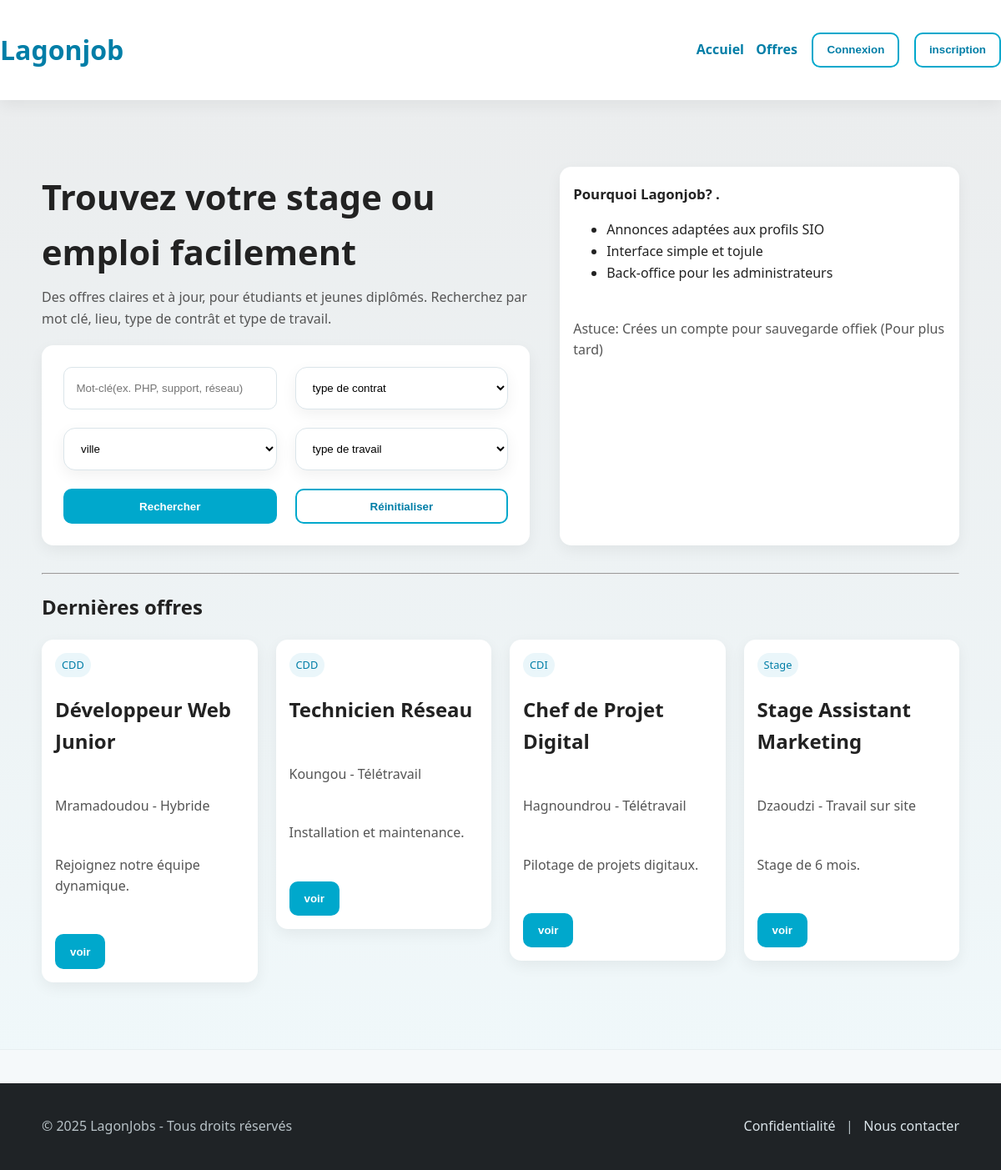
The page /Frontoffice/index.php on the database its author committed.
### tables this page shows
CREATE TABLE `offres` (
  `Id` int(11) NOT NULL,
  `Titre` varchar(256) NOT NULL,
  `Id_type_contrat` int(11) NOT NULL,
  `Id_mode_travail` int(11) NOT NULL,
  `Id_ville` int(11) NOT NULL,
  `Description` varchar(1000) NOT NULL,
  `Id_statut` int(11) NOT NULL,
  `Mission` varchar(1000) NOT NULL,
  `Profile` varchar(1000) NOT NULL,
  `Duree` varchar(1000) NOT NULL
);

CREATE TABLE `types_contrats` (
  `Id` int(11) NOT NULL,
  `Nom_type_contrat` varchar(128) NOT NULL
);

CREATE TABLE `villes` (
  `Id` int(11) NOT NULL,
  `Nom_ville` varchar(256) NOT NULL
);

CREATE TABLE `modes_travails` (
  `Id` int(11) NOT NULL,
  `Nom_mode_travail` varchar(128) NOT NULL
);

### Frontoffice/fonctions.php (called while the page is built, shortened)
<?php
require_once(__DIR__ . '/connexionBDD.php');
$selectOffre='SELECT of.Id, of.Titre, of.Description, tc.Nom_type_contrat, mt.Nom_mode_travail, vl.Nom_ville, st.Statut, of.Mission, of.Profile, of.Duree FROM offres of
JOIN types_contrats tc ON of.Id_type_contrat = tc.Id
JOIN modes_travails mt ON of.Id_mode_travail = mt.Id
JOIN statuts st ON of.Id_statut = st.Id
JOIN villes vl ON of.Id_ville = vl.Id';
$selection_Offre=$mysqlClient->prepare($selectOffre);
$selection_Offre->execute();
$listeOffre=$selection_Offre->fetchAll();
?>

### Frontoffice/index.php (the view, shortened to what this page needs)
<?php
require_once(__DIR__ . '/fonctions.php');
?>
<!DOCTYPE html>
<html lang="en">
<head>
    <link rel="stylesheet" href="style.css">
</head>
<body>
    <?php require(__DIR__.'/header.php')?>
    <main class="hero">
        <div class="container">
            <div class="grid cards">
                <div>
                    <h1>Trouvez votre stage ou emploi facilement</h1>
                    <p>Des offres claires et à jour, pour étudiants et jeunes diplômés. Recherchez par mot clé, lieu, type de contrât et type de travail. </p>
                    <form action="offres.php" method="post" class="form cards .search-inline ">
                        <input type="text" name="mots_cles" placeholder="Mot-clé(ex. PHP, support, réseau)">
                        <select name="type" class="card">
                            <option value="">type de contrat</option>
                        </select>
                        <select name="ville" class="card">
                            <option value="">ville</option>
                        </select>
                        <select name="mode" class="card">
                            <option value="">type de travail</option>
                        </select>
                        <button type="submit" class="btn">Rechercher</button>
                        <button type="button" class="btn btn-outline" onclick="window.location.href='index.php'">Réinitialiser</button>
                    </form>
                </div>
                <div class="card">
                    <h3>Pourquoi Lagonjob? .</h3>
                    <ul>
                        <li>
                            Annonces adaptées aux profils SIO
                        </li>
                        <li>
                            Interface simple et tojule
                        </li>
                        <li>
                            Back-office pour les administrateurs
                        </li>
                    </ul><br>
                    <p>Astuce: Crées un compte pour sauvegarde offiek (Pour plus tard)</p>
                </div>
            </div><br>
            <hr>
            <div class="container">
                <h2>Dernières offres</h2>
                <div class="cards">
                    <?php for ($i=0; $i <4 ; $i++) { ?>
                        <div class="">
                            <article class="card">
                                <span class="badge"><?php echo $listeOffre[$i]['Nom_type_contrat']?></span><br>
                                <h2><?php echo $listeOffre[$i]['Titre'] ?></h2><br>
                                <p><?php echo $listeOffre[$i]['Nom_ville'].' - '. $listeOffre[$i]['Nom_mode_travail'] ?></p><br>
                                <p><?php echo $listeOffre[$i]['Description'] ?></p><br>
                                <form action="detailoffre.php" method="post">
                                    <button type="submit" class="btn">voir</button>
                                </form>
                            </article>
                        </div>
                    <?php } ?>
                </div>
            </div>
        </div>
    </main>
</body>
<footer class="site-footer">
    <div class="container footer-inner">
        <div>
        © 2025 LagonJobs - Tous droits réservés
        </div>
        <div>
        <a href="">Confidentialité</a> &nbsp; | &nbsp;
        <a href="contact.php">Nous contacter</a>
        </div>
    </div>
</footer>
</html>

### Frontoffice/style.css (style rules this page uses)
:root { --lagon:#00A8CC; --lagon-dark:#007EA7; --bg:#F5F9FA; --text:#222222; --text-2:#555555; --success:#4CAF50; --error:#E63946; --card:#ffffff; --shadow:0 6px 18px rgba(0,0,0,.06); --radius:14px; --radius-sm:10px; --space:clamp(14px, 2.8vw, 22px); }
* { box-sizing:border-box }
html,body { margin:0;padding:0 }
body { font-family: system-ui, -apple-system, "Segoe UI", Roboto, "Helvetica Neue", Arial, "Noto Sans", "Liberation Sans", sans-serif; color:var(--text); background:var(--bg); line-height:1.6; }
.container { width:min(1100px, 92vw); margin:auto }
a { color:var(--lagon-dark); text-decoration:none }
.btn { background:var(--lagon); color:#fff; padding:.7rem 1rem; border-radius:10px; display:inline-block; font-weight:600; border:2px solid var(--lagon); transition:all .2s ease; }
.btn-outline { background:transparent; color:var(--lagon-dark) }
.hero { padding: clamp(40px, 8vw, 80px) 0; background: linear-gradient(180deg, #ebedee 0%, rgba(232,246,250,0.4) 100%); border-bottom:1px solid #e7eef1; }
.hero .grid { display:grid; grid-template-columns: 1.1fr .9fr; gap:clamp(18px, 4vw, 36px); }
.hero h1 { font-size:clamp(1.8rem, 4vw, 2.6rem); margin:.2rem 0 .5rem 0 }
.hero p { color:var(--text-2); margin:0 0 1.2rem 0 }
.hero .card { background:var(--card); padding:1rem; border-radius:var(--radius); box-shadow:var(--shadow); }
.cards { display:grid; grid-template-columns: repeat(auto-fill,minmax(250px,1fr)); gap:clamp(14px, 2.4vw, 22px) }
.card { background:var(--card); padding:1rem; border-radius:var(--radius); box-shadow:var(--shadow); }
.card h3 { margin:.3rem 0 .35rem 0; font-size:1.05rem }
.badge { display:inline-block; font-size:.8rem; background:#eaf6fa; color:var(--lagon-dark); padding:.25rem .5rem; border-radius:999px; margin-right:.35rem }
.site-footer { background:#1f2326; color:#b8c2c7; margin-top: 40px; }
.footer-inner { display:flex; justify-content:space-between; align-items:center; padding:1.2rem 0 }
.footer-inner a { color:#dbe5ea }
.form { background:#fff; padding:clamp(18px, 3vw, 26px); border-radius:var(--radius); box-shadow:var(--shadow); }
.form input, .form select, .form textarea { width:100%; padding:.8rem .9rem; border:1px solid #dbe5ea; border-radius:10px; background:#fff; }
html, body { height: 100%; }
body { display: flex; flex-direction: column; }
main { flex: 1; }
footer { background: #111; color: white; text-align: center; padding: 20px; }

### rows shown on the page
offres: Id_type_contrat.Nom_type_contrat "CDD", Titre "Développeur Web Junior", Id_ville.Nom_ville "Mramadoudou", Id_mode_travail.Nom_mode_travail "Hybride", Description "Rejoignez notre équipe dynamique."
offres: Id_type_contrat.Nom_type_contrat "CDD", Titre "Technicien Réseau", Id_ville.Nom_ville "Koungou", Id_mode_travail.Nom_mode_travail "Télétravail", Description "Installation et maintenance."
offres: Id_type_contrat.Nom_type_contrat "CDI", Titre "Chef de Projet Digital", Id_ville.Nom_ville "Hagnoundrou", Id_mode_travail.Nom_mode_travail "Télétravail", Description "Pilotage de projets digitaux."
offres: Id_type_contrat.Nom_type_contrat "Stage", Titre "Stage Assistant Marketing", Id_ville.Nom_ville "Dzaoudzi", Id_mode_travail.Nom_mode_travail "Travail sur site", Description "Stage de 6 mois."
